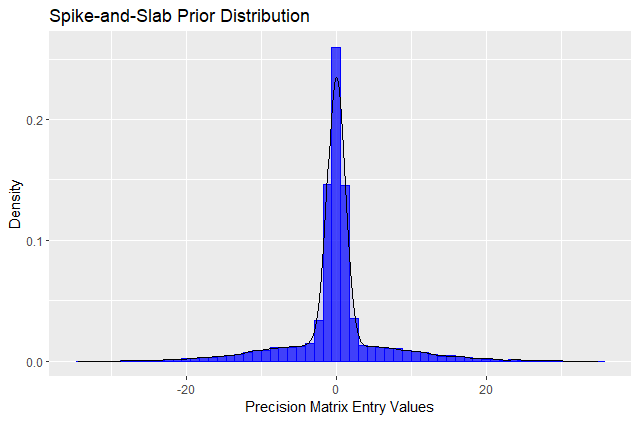

Here is the R script that generated this plot:
library(ggplot2)


#x_values <- seq(-3, 3, length.out = 100)

# Calculate the corresponding probability density function (pdf) values for the normal distribution
#y_values <- dnorm(x_values, 0, 0.5)

# Plot the normal distribution
#plot(x_values, y_values, type = "l", lty = 1, col = "blue", xlab = "X", ylab = "Density",
     #main = "Normal Distribution")
plot_omega <- function(){

  sparsity <- 0.35
  M <- 20000
  spikes <- M*(1-sparsity)
  slabs <- M*sparsity
  values <- c()
  dist <- c(rep('sp', spikes), rep('sl',slabs))
  
  Omega <- c()
  v1 <- 1
  v0 <- 10
  for (n in 1:spikes){
    omega <- rnorm(1,0,v1)
    Omega <- c(Omega, omega)
  }
  for (n in 1:slabs){
    omega <- rnorm(1,0,v0)
    Omega <- c(Omega, omega)
  }
  
  df <- data.frame(Omega, dist)
  ggplot(df, aes(x = Omega)) + geom_histogram(aes(y=..density..), bins = 60, color = 'blue',fill = "blue", color = "black", alpha = 0.7) + labs(title = "Spike-and-Slab Prior Distribution",
         x = "Precision Matrix Entry Values",
         y = "Density")+
    geom_density(alpha=0.1, color = 'black', fill="blue", adjust = 3, lty = 7) 
}
